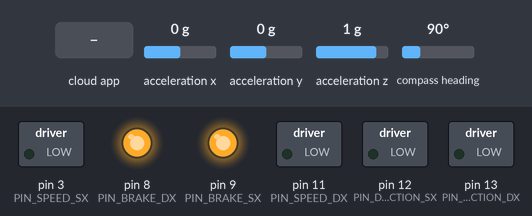
This sketch was run on a simulated Arduino Uno, built with avr-gcc and run on an emulated ATmega328P. Parts: switched loads named in the sketch (green lamp = pin HIGH), output pins drawn as LEDs (lit = HIGH). The test bench sets the inputs (shaded band); at power-on: compass heading 90°, acceleration x 0 g, acceleration y 0 g, acceleration z 1 g. The ROS host is connected and sends only what is stated.

Above: at 2.2 s.
2.3 s: the phone or cloud app sets linear.x to 100
At 3.3 s:
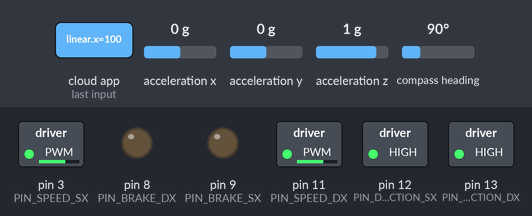
3.8 s: compass heading set to 7°
At 4.4 s:
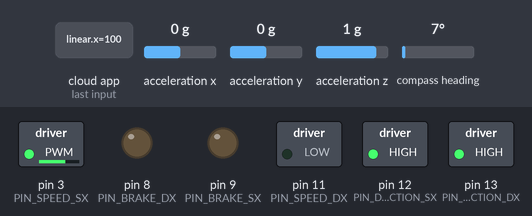
5.3 s: the phone or cloud app sets angular.z to -100
At 6.5 s:
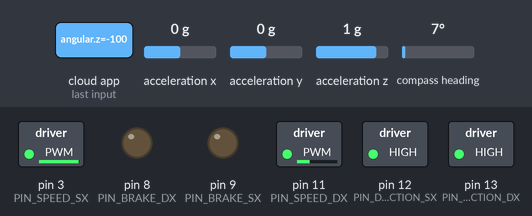
6.8 s: the phone or cloud app sets linear.x to -100
At 7.8 s:
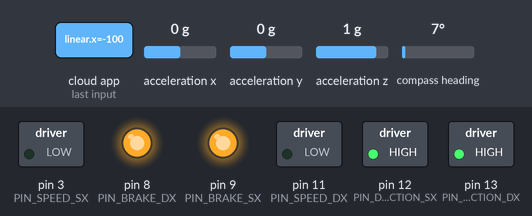
Timing chart, 0 to 9.3 s (numbered marks = the images above; inputs shaded):
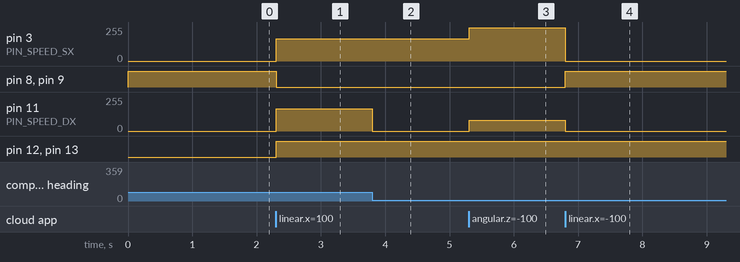

Measured:
- after the input at 2.3 s, pin 3 (PIN_SPEED_SX), pin 11 (PIN_SPEED_DX): 0/255 → 167/255 at once; pin 8 (PIN_BRAKE_DX), pin 9 (PIN_BRAKE_SX): HIGH → LOW at once; pin 12 (PIN_DIRECTION_SX), pin 13 (PIN_DIRECTION_DX): LOW → HIGH at once
- after the input at 3.8 s, pin 11 (PIN_SPEED_DX): 167/255 → 0/255 at once
- after the input at 5.3 s, pin 3 (PIN_SPEED_SX): 167/255 → 251/255 at once; pin 11 (PIN_SPEED_DX): 0/255 → 80/255 at once
- after the input at 6.8 s, pin 3 (PIN_SPEED_SX): 251/255 → 0/255 at once; pin 8 (PIN_BRAKE_DX), pin 9 (PIN_BRAKE_SX): LOW → HIGH at once; pin 11 (PIN_SPEED_DX): 80/255 → 0/255 at once

The sketch:

rosserial_cmd_imu_auto_correct.ino
```cpp
#include <ros.h>
#include <geometry_msgs/Twist.h>
#include <Adafruit_Sensor.h>
#include <Adafruit_BNO055.h>

#define DEBUG 0

// PIN - LEFT MOTOR (Arduino motor shield - L298P)
#define PIN_DIRECTION_SX 12
#define PIN_BRAKE_SX 9
#define PIN_SPEED_SX 3

// PIN - RIGHT MOTOR (Arduino motor shield - L298P)
#define PIN_DIRECTION_DX 13
#define PIN_BRAKE_DX 8
#define PIN_SPEED_DX 11

#define SPEED_MIN_SX 80
#define SPEED_MIN_DX 80
#define SPEED_MAX_SX 251
#define SPEED_MAX_DX 255
#define K_BUS 6

int speed_SX = SPEED_MIN_SX;
int speed_DX = SPEED_MIN_DX;

float x = 0, z = 0, l = 0, r = 0;
int busIni = 0, bus = 0, busErr = 0, busErrAss = 0;
char robot_status = 0;
unsigned int t = 0;
int max_speed = 0;

ros::NodeHandle_<ArduinoHardware, 2, 2, 80, 105> nh;
Adafruit_BNO055 bno = Adafruit_BNO055(55);
sensors_event_t event;


void motor_forward() {
  digitalWrite(PIN_DIRECTION_SX, HIGH); // Direction SX forward
  digitalWrite(PIN_DIRECTION_DX, HIGH); // Direction DX forward

  digitalWrite(PIN_BRAKE_SX, LOW); // Brake SX disable
  digitalWrite(PIN_BRAKE_DX, LOW); // Brake DX disable

  analogWrite(PIN_SPEED_SX, speed_SX);
  analogWrite(PIN_SPEED_DX, speed_DX);
}

void motor_stop() {
  digitalWrite(PIN_BRAKE_SX, HIGH); // Brake SX
  digitalWrite(PIN_BRAKE_DX, HIGH); // Brake DX

  analogWrite(PIN_SPEED_SX, 0);
  analogWrite(PIN_SPEED_DX, 0);
}

void read_imu() {
  bno.getEvent(&event);
  bus = event.orientation.x;
}

void calc_err() {
  // Remove initial offset
  if (bus > busIni) {
    bus = bus - busIni;
  } else {
    bus = 359 - (busIni - bus);
  }

  if (bus < 180) {
    busErr = bus;
  } else {
    busErr = bus - 359;
  }
  busErrAss = busErr;
  if (busErrAss <= 0) busErrAss *= -1;
}

void correct_pwm_forward() {
  max_speed = max(speed_SX, speed_DX);
  if (busErr <= 0) {
    speed_DX = max_speed - (busErrAss * K_BUS);
    speed_SX = max_speed;
    if (speed_DX < 0) speed_DX = 0;
  } else if (busErr > 0) {
    speed_SX = max_speed - (busErrAss * K_BUS);
    speed_DX = max_speed;
    if (speed_SX < 0) speed_SX = 0;
  }
}

int map_pwm(float x, float out_min, float out_max) {
  return x * (out_max - out_min) + out_min;
}

void cmd_vel_callback(const geometry_msgs::Twist &twist_msg) {
  // Map values at [-1 .. 1]
  x = max(min(twist_msg.linear.x, 1.0f), -1.0f);
  z = max(min(twist_msg.angular.z, 1.0f), -1.0f);

  l = (x - z) / 2;
  r = (x + z) / 2;

  speed_SX = map_pwm(fabs(l), SPEED_MIN_SX, SPEED_MAX_SX);
  speed_DX = map_pwm(fabs(r), SPEED_MIN_DX, SPEED_MAX_DX);
  if (speed_SX < 0) speed_SX = 0;
  if (speed_SX > 255) speed_SX = 255;
  if (speed_DX < 0) speed_DX = 0;
  if (speed_DX > 255) speed_DX = 255;

  if (DEBUG == 1) {
    char log_msg[15];
    sprintf(log_msg, "PWM: %d - %d", speed_SX, speed_DX);
    nh.logwarn(log_msg);
  }

  if (x <= 0.05) {
    robot_status = 0;
    motor_stop();
  } else if (z <= 0.03 && z >= -0.03) { // Check IMU to go straight
    robot_status = 1;
    read_imu();
    busIni = bus;
    calc_err();
    correct_pwm_forward();
    t = millis();
    motor_forward();
  } else {
    robot_status = 2;
    motor_forward();
  }
}

ros::Subscriber<geometry_msgs::Twist> subCmdVel("cmd_vel", &cmd_vel_callback);


void setup() {
  pinMode(PIN_DIRECTION_SX, OUTPUT);
  pinMode(PIN_BRAKE_SX, OUTPUT);
  pinMode(PIN_SPEED_SX, OUTPUT);
  pinMode(PIN_DIRECTION_DX, OUTPUT);
  pinMode(PIN_BRAKE_DX, OUTPUT);
  pinMode(PIN_SPEED_DX, OUTPUT);
  motor_stop();

  nh.initNode();
  nh.subscribe(subCmdVel);

  // Wait until you are actually connected to ROS master
  while (!nh.connected()) {
    nh.spinOnce();
  }
  nh.logwarn("Arduino connected");

  if (!bno.begin()) {
    nh.logfatal("IMU error");
    while (1);
  }
  delay(500);
  read_imu();
  delay(500);
  read_imu();
  busIni = bus;
  t = millis();
}


void loop() {
  nh.spinOnce();
  delay(1);
  if (robot_status == 1 && millis() - t > 125) {
    read_imu();
    calc_err();
    correct_pwm_forward();
    motor_forward();
  }
}
```
